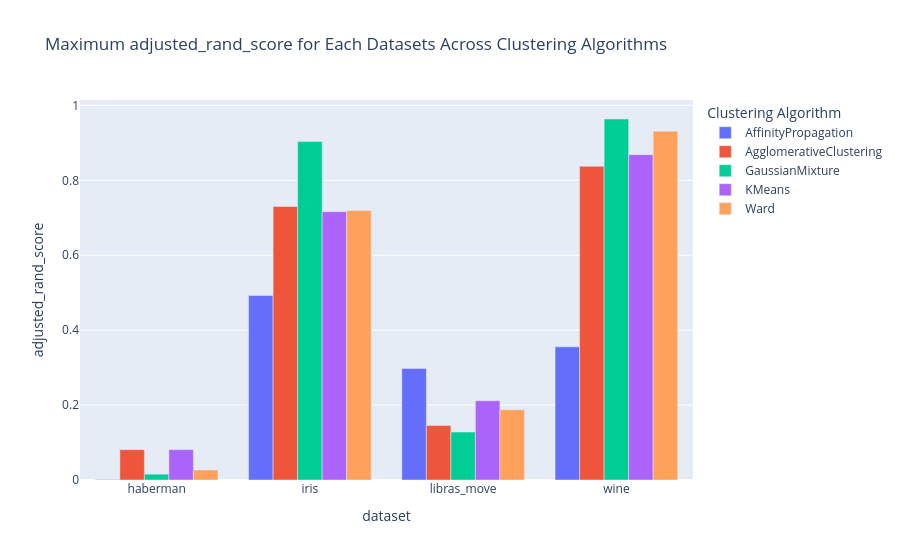

Notebook code for this chart:
### Code cell
# For each dataset and algorithm maximum adjusted_rand_score
max_f1 = results_all.loc[results_all.groupby(["dataset", "algorithm"])["adjusted_rand_score"].idxmax()]
#print(max_f1)

fig = px.bar(
    max_f1,
    x = "dataset",
    y = "adjusted_rand_score",
    color = "algorithm",
    barmode="group",
    title="Maximum adjusted_rand_score for Each Datasets Across Clustering Algorithms",
    labels={"adjusted_rand_score": "adjusted_rand_score", "algorithm": "Clustering Algorithm"},
)
fig.show()

### Figure 1 — Plotly figure (JSON) as saved in the notebook; plotly's stock layout.template omitted (floating-point values rounded to 4 significant figures)
{"data": [{"alignmentgroup": "True", "hovertemplate": "Clustering Algorithm=AffinityPropagation<br>dataset=%{x}<br>adjusted_rand_score=%{y}<extra></extra>", "legendgroup": "AffinityPropagation", "marker": {"color": "#636efa", "pattern": {"shape": ""}}, "name": "AffinityPropagation", "offsetgroup": "AffinityPropagation", "orientation": "v", "showlegend": true, "textposition": "auto", "type": "bar", "x": ["haberman", "iris", "libras_move", "wine"], "xaxis": "x", "y": [0.001218, 0.4926, 0.298, 0.3554], "yaxis": "y"}, {"alignmentgroup": "True", "hovertemplate": "Clustering Algorithm=AgglomerativeClustering<br>dataset=%{x}<br>adjusted_rand_score=%{y}<extra></extra>", "legendgroup": "AgglomerativeClustering", "marker": {"color": "#EF553B", "pattern": {"shape": ""}}, "name": "AgglomerativeClustering", "offsetgroup": "AgglomerativeClustering", "orientation": "v", "showlegend": true, "textposition": "auto", "type": "bar", "x": ["haberman", "iris", "libras_move", "wine"], "xaxis": "x", "y": [0.08092, 0.7302, 0.1456, 0.8374], "yaxis": "y"}, {"alignmentgroup": "True", "hovertemplate": "Clustering Algorithm=GaussianMixture<br>dataset=%{x}<br>adjusted_rand_score=%{y}<extra></extra>", "legendgroup": "GaussianMixture", "marker": {"color": "#00cc96", "pattern": {"shape": ""}}, "name": "GaussianMixture", "offsetgroup": "GaussianMixture", "orientation": "v", "showlegend": true, "textposition": "auto", "type": "bar", "x": ["haberman", "iris", "libras_move", "wine"], "xaxis": "x", "y": [0.0156, 0.9039, 0.1281, 0.9637], "yaxis": "y"}, {"alignmentgroup": "True", "hovertemplate": "Clustering Algorithm=KMeans<br>dataset=%{x}<br>adjusted_rand_score=%{y}<extra></extra>", "legendgroup": "KMeans", "marker": {"color": "#ab63fa", "pattern": {"shape": ""}}, "name": "KMeans", "offsetgroup": "KMeans", "orientation": "v", "showlegend": true, "textposition": "auto", "type": "bar", "x": ["haberman", "iris", "libras_move", "wine"], "xaxis": "x", "y": [0.08092, 0.7163, 0.2117, 0.8685], "yaxis": "y"}, {"alignmentgroup": "True", "hovertemplate": "Clustering Algorithm=Ward<br>dataset=%{x}<br>adjusted_rand_score=%{y}<extra></extra>", "legendgroup": "Ward", "marker": {"color": "#FFA15A", "pattern": {"shape": ""}}, "name": "Ward", "offsetgroup": "Ward", "orientation": "v", "showlegend": true, "textposition": "auto", "type": "bar", "x": ["haberman", "iris", "libras_move", "wine"], "xaxis": "x", "y": [0.02671, 0.7196, 0.1873, 0.931], "yaxis": "y"}], "layout": {"barmode": "group", "legend": {"title": {"text": "Clustering Algorithm"}, "tracegroupgap": 0}, "title": {"text": "Maximum adjusted_rand_score for Each Datasets Across Clustering Algorithms"}, "xaxis": {"anchor": "y", "domain": [0, 1], "title": {"text": "dataset"}}, "yaxis": {"anchor": "x", "domain": [0, 1], "title": {"text": "adjusted_rand_score"}}}}
